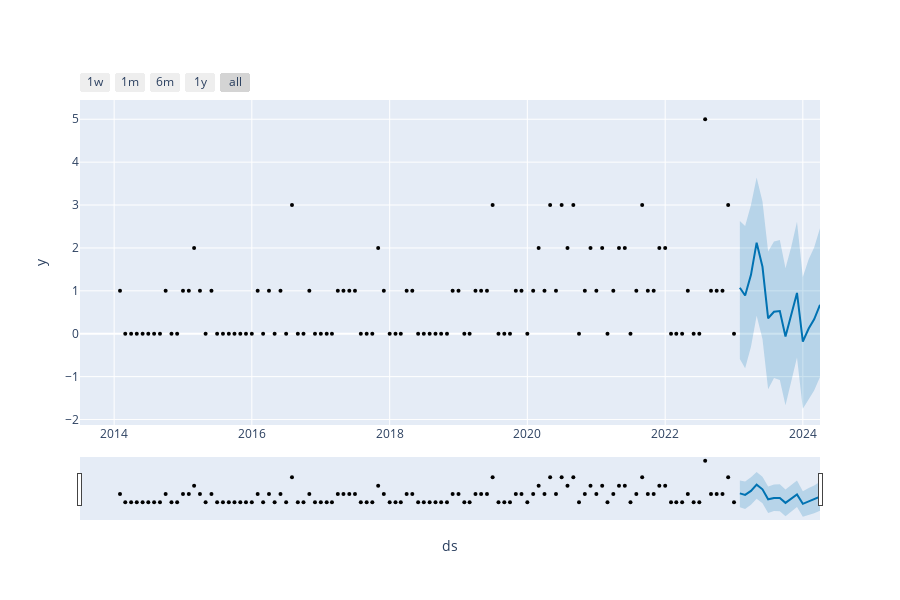

Notebook cell for this chart:
### Code cell
from prophet.plot import plot_plotly
import plotly.offline as py 

fig = plot_plotly(m,forecast)
py.iplot(fig)
